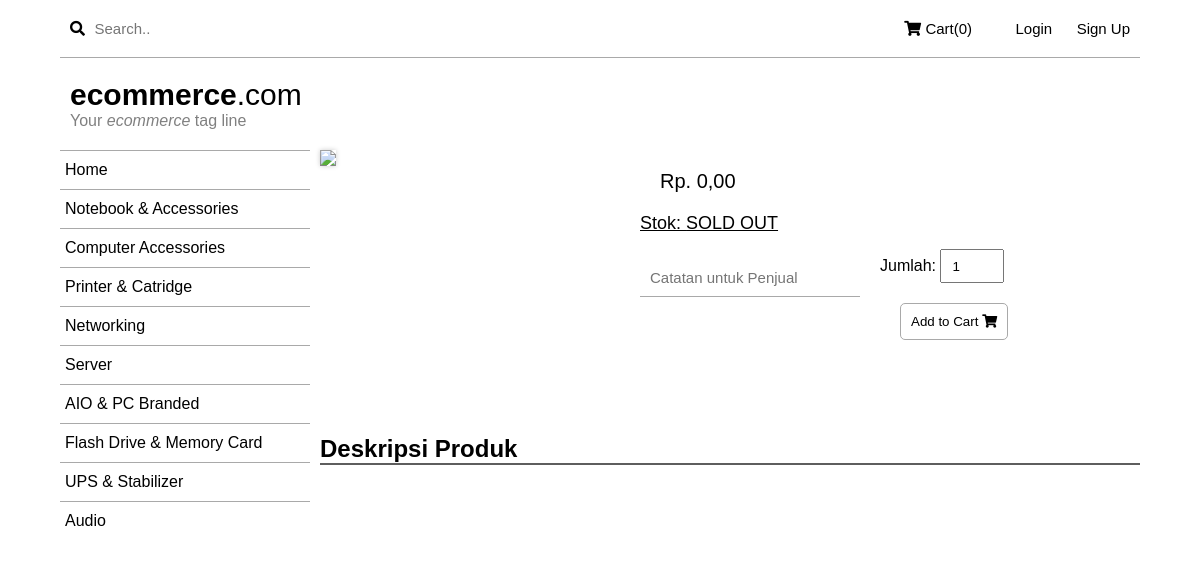
Page /produk.php on the earlier database version.
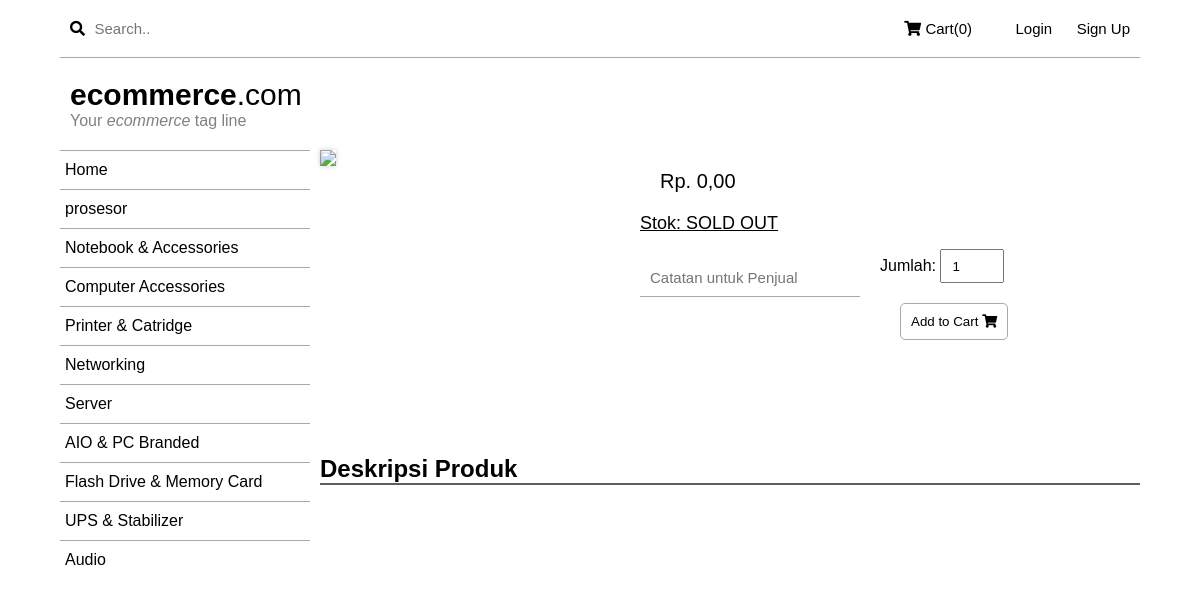
Same page on the later database version.
### tables this page shows
CREATE TABLE `kategori` (
  `id` int(11) NOT NULL,
  `namaktg` varchar(255) NOT NULL
);

### config.php (called while the page is built, shortened)
<?php
class ecomm
{
	var $db;
	function __construct()
	{
		$driver = "mysql";
		$host = "localhost";
		$dbname = "ecomm2";
		$charset = "utf8mb4";
		$user = "root";
		$pw = "";
		$options = NULL;
		$dsn = "${driver}:host=${host};dbname=${dbname};charset=${charset}";
		try {
			$this->db = new PDO($dsn, $user, $pw, $options);
		} catch (\PDOExpection $e) {
			throw new \PDOExpection($e->getMassage(), (int)$e->getCode());
		}
	}
	public function kategoriList()
	{
		$select = "SELECT * FROM kategori";
		$stmt = $this->db->prepare($select);
		if ($stmt->execute()) {
			return $stmt;
		}
	}
}
 ?>

### produk.php (the view, shortened to what this page needs)
<?php require ('config.php');
$def = new ecomm();
?>
<!DOCTYPE html>
<html>
<head>
	<link rel="stylesheet" type="text/css" href="css/style.css">
	<link rel="stylesheet" type="text/css" href="css/fontawesome/css/all.min.css">
</head>
<body>
<div class="container">
	<div class="topmenu">
		<div class="left">
			<form action="search.php" method="GET">
				<button type="submit"><i class="fas fa-search"></i></button>
				<input type="text" name="search" placeholder="Search..">
			</form>
		</div>
		<div class="right">
			<div class="cart">
				<a href="cart.php"><i class="fas fa-shopping-cart"></i> Cart(0)</a>
			</div>
			<?php
				if (empty($_SESSION['user'])) {
			 ?>
				<div class="login">
					<a href="login.php">Login</a>
					<a class="signup" href="signup.php">Sign Up</a>
				</div>
			<?php
				} if (isset($_SESSION['user'])) {
			?>
				<div class="dropdown">
					<div class="profil">
						<?php echo $_SESSION['user']['nama'] ?>
					</div>
					<div class="dropdown-content">
						<a href="">Pembelian</a>
						<a href="pengaturan.php?id=<?= $_SESSION['user']['id'] ?>">Pengaturan</a>
						<a href="logout.php">Logout</a>
					</div>
				</div>
			<?php
				}
			 ?>
		</div>
	</div>
	<div class="brand">
		<p><a href="index.php"><b>ecommerce</b>.com</a></p>
		<p class="desc">Your <i>ecommerce</i> tag line</p>
	</div>
	<div class="content">
		<div class="menu">
			<ul>
				<li><a href="index.php">Home</a></li>
				<?php
					$category = $def->kategoriList();
					while ($data = $category->fetch(PDO::FETCH_OBJ)) {
						echo "
							<li><a href='kategori.php?id=$data->id'>$data->namaktg</a></li>
						";
					}
				 ?>
				<li><a href="">Notebook & Accessories</a></li>
				<li><a href="">Computer Accessories</a></li>
				<li><a href="">Printer & Catridge</a></li>
				<li><a href="">Networking</a></li>
				<li><a href="">Server</a></li>
				<li><a href="">AIO & PC Branded</a></li>
				<li><a href="">Flash Drive & Memory Card</a></li>
				<li><a href="">UPS & Stabilizer</a></li>
				<li><a href="">Audio</a></li>
			</ul>
		</div>
		<div class="main2">
			<?php
			$id = $_GET['id'];
			$get = $def->getDB();
			$query = "SELECT * FROM produk WHERE id=:id";
			$stmt = $get->prepare($query);
			$stmt->execute(array(':id' => $id));
			$data = $stmt->fetch(PDO::FETCH_OBJ);
			$rp = "Rp. ".number_format($data->hargabrg, 2,',','.');
			 ?>
			<div class="left">
				<div class="image-produk">
					<img src="img/prod/<?= $data->poto ?>">
				</div>
			</div>
			<div class="right">
				<div class="harga-produk">
					<p><?= $rp ?></p>
				</div>
				<div class="stok-produk">
					<p>Stok: <?php if ($data->jumlahbrg > 0) {
						echo "Ready Stok!!";
					}else{
						echo "SOLD OUT";
					} ?></p>
				</div>
				<form action="produk.php?action=add&id=<?= $data->id ?>" method="POST">
					<div class="catatan-penjual">
						<input type="text" name="catatan" placeholder="Catatan untuk Penjual">
					</div>
					<div class="jumlah-beli">
						<span>Jumlah:</span>
						<input type="number" name="jumlah" value="1">
					</div>
					<div class="addtocart"><button type="submit" name="addtocart">Add to Cart <i class="fas fa-shopping-cart"></i></button></div>
				</form>
			</div>
			<div class="deskripsi">
				<h2>Deskripsi Produk</h2>
			</div>
		</div>
	</div>
</div>
</body>
</html>

Differences in the rows shown:
added kategori: namaktg "prosesor"
